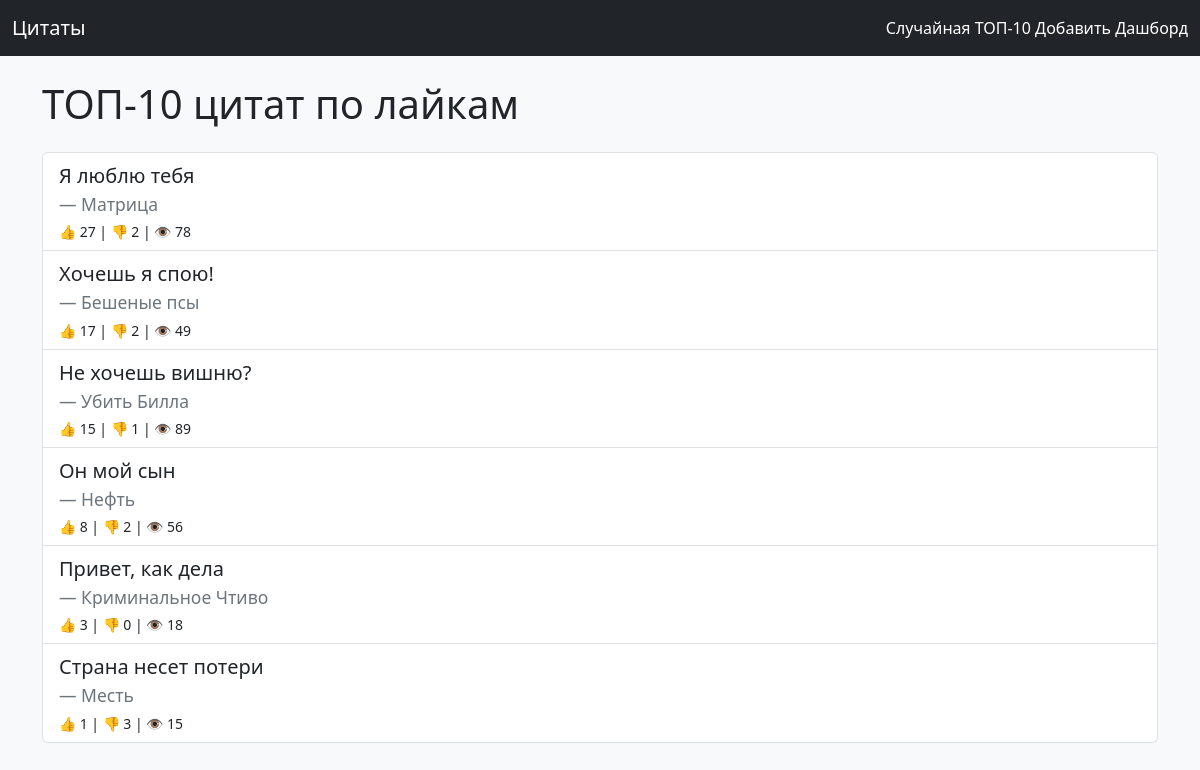
The app's page /top/, older data.
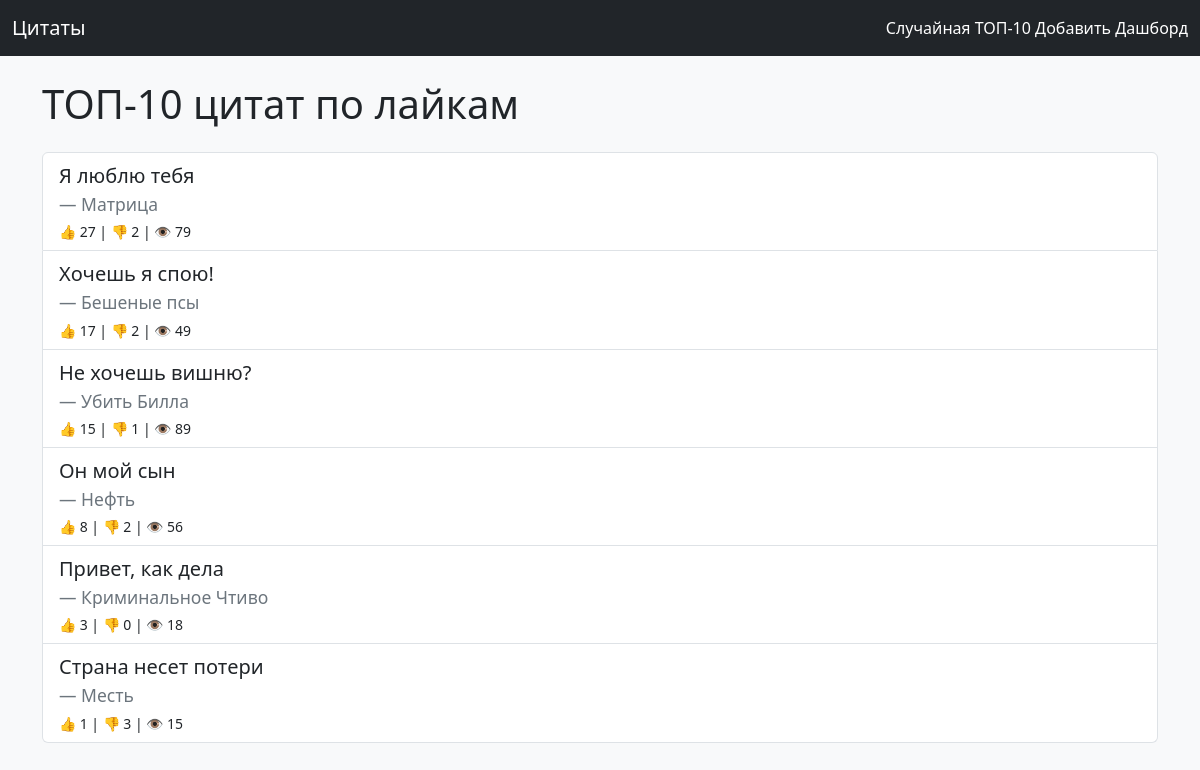
The same page, newer data.
### quotes/models.py (models this page shows, shortened)
class Quote(models.Model):
    text = models.TextField(unique=True)
    source = models.CharField(max_length=255)
    weight = models.PositiveIntegerField(default=1)
    views = models.PositiveIntegerField(default=0)
    likes = models.IntegerField(default=0)
    dislikes = models.IntegerField(default=0)
    created_at = models.DateTimeField(auto_now_add=True)
    class Meta:
        ordering = ["-created_at"]

### quotes/views.py (the view)
# urls.py: path("top/", views.top_quotes, name="top_quotes"),
def top_quotes(request):
    quotes = Quote.objects.order_by("-likes", "-views")[:10]
    return render(request, "quotes/top_quotes.html", {"quotes": quotes})

### quotes/templates/quotes/top_quotes.html (shortened to what this page needs)
{% extends "quotes/base.html" %}
{% block content %}
  <h1 class="mb-4">ТОП-10 цитат по лайкам</h1>
  <div class="list-group">
    {% for q in quotes %}
      <div class="list-group-item">
        <blockquote class="blockquote mb-1">
          <p>{{ q.text }}</p>
          <footer class="blockquote-footer">{{ q.source }}</footer>
        </blockquote>
        <small>👍 {{ q.likes }} | 👎 {{ q.dislikes }} | 👁 {{ q.views }}</small>
      </div>
    {% empty %}
      <div class="alert alert-warning">Нет цитат.</div>
    {% endfor %}
  </div>
{% endblock %}

Row changes from the older to the newer data that the page shows:
changed Quote "Я люблю тебя": views "78" → "79"
